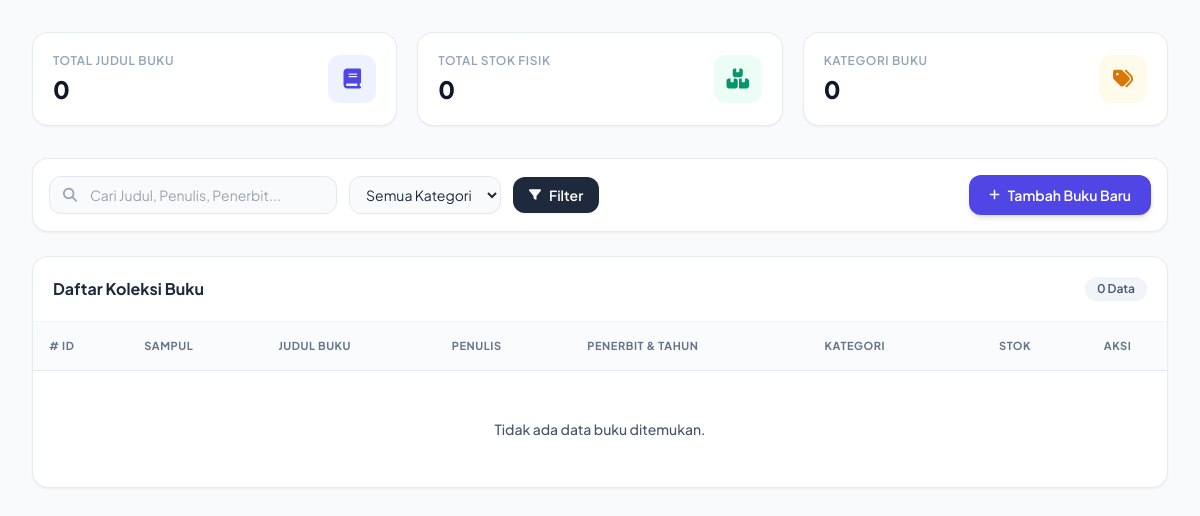
The page /view/view_admin/dashboard_buku.php?kategori=Pendidikan (signed in) on the database as committed earlier.
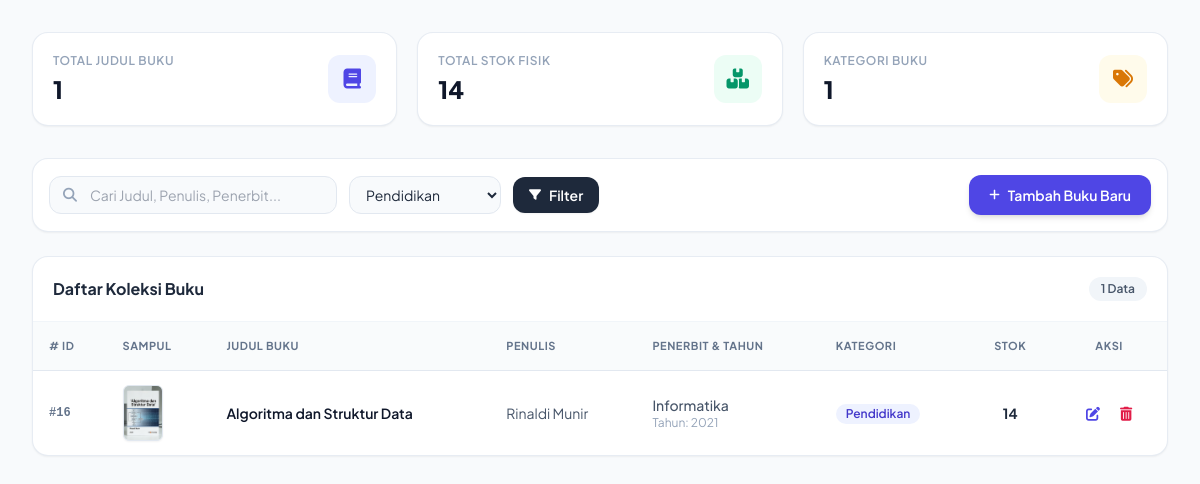
The same page on the database as committed later.
### tables this page shows
CREATE TABLE `buku` (
  `id_buku` int(11) NOT NULL,
  `judul` varchar(150) NOT NULL,
  `penulis` varchar(100) NOT NULL,
  `penerbit` varchar(100) NOT NULL,
  `tahun_terbit` year(4) NOT NULL,
  `kategori` varchar(20) NOT NULL,
  `stok` int(5) NOT NULL,
  `foto` varchar(100) NOT NULL
);

### models/m_koneksi.php (called while the page is built, shortened)
<?php
class Koneksi {
    private $host = "localhost",
            $username = "root",
            $pass = "",
            $db = "perpustakaan";
    function __construct() {
        $this->koneksi = mysqli_connect(
            $this->host,
            $this->username,
            $this->pass,
            $this->db
        );
    }
}

### models/m_buku.php (called while the page is built, shortened)
<?php
include_once 'm_koneksi.php';
class m_buku {
    private $koneksi;
    public function __construct() {
        $db = new koneksi();
        $this->koneksi = $db->koneksi;
    }
    public function tampil_data($search = '', $kategori = '') {
        $where_clauses = [];
        if (!empty($kategori)) {
            $kat_clean = mysqli_real_escape_string($this->koneksi, $kategori);
            $where_clauses[] = "kategori = '$kat_clean'";
        }
        $where_sql = !empty($where_clauses) ? "WHERE " . implode(' AND ', $where_clauses) : "";
        $sql = "SELECT * FROM buku $where_sql ORDER BY id_buku DESC";
        $query = mysqli_query($this->koneksi, $sql);
        $result = [];
        if ($query && mysqli_num_rows($query) > 0) {
            while ($data = mysqli_fetch_assoc($query)) {
                $result[] = $data;
            }
        }
        return $result;
    }
}
?>

### view/view_admin/dashboard_buku.php (the view, shortened to what the changed rows need)
<?php
require_once '../../models/m_buku.php';
$model_buku = new m_buku();
$search = $_GET['search'] ?? '';
$filter_kategori = $_GET['kategori'] ?? '';
$buku_list = $model_buku->tampil_data($search, $filter_kategori);
$total_buku = count($buku_list);
$total_stok = 0;
$kategori_set = [];
foreach ($buku_list as $buku) {
    $total_stok += $buku['stok'];
    $kategori_set[$buku['kategori']] = true;
}
?>
<!DOCTYPE html>
<html lang="id">
<head>
    <script src="https://cdn.tailwindcss.com"></script>
    <link rel="stylesheet" href="https://cdnjs.cloudflare.com/ajax/libs/font-awesome/6.4.0/css/all.min.css">
</head>
<body class="bg-slate-50 text-slate-800 antialiased min-h-screen flex flex-col">
    <main class="flex-1 max-w-7xl w-full mx-auto px-4 sm:px-6 lg:px-8 py-8">
        <div class="grid grid-cols-1 sm:grid-cols-2 lg:grid-cols-3 gap-5 mb-8">
            <div class="bg-white rounded-2xl p-5 border border-slate-200/80 shadow-sm flex items-center justify-between">
                <div>
                    <p class="text-xs font-semibold text-slate-400 uppercase tracking-wider mb-1">Total Judul Buku</p>
                    <h3 class="text-2xl font-extrabold text-slate-900"><?php echo number_format($total_buku); ?></h3>
                </div>
            </div>
            <div class="bg-white rounded-2xl p-5 border border-slate-200/80 shadow-sm flex items-center justify-between">
                <div>
                    <p class="text-xs font-semibold text-slate-400 uppercase tracking-wider mb-1">Total Stok Fisik</p>
                    <h3 class="text-2xl font-extrabold text-slate-900"><?php echo number_format($total_stok); ?></h3>
                </div>
            </div>
            <div class="bg-white rounded-2xl p-5 border border-slate-200/80 shadow-sm flex items-center justify-between">
                <div>
                    <p class="text-xs font-semibold text-slate-400 uppercase tracking-wider mb-1">Kategori Buku</p>
                    <h3 class="text-2xl font-extrabold text-slate-900"><?php echo count($kategori_set); ?></h3>
                </div>
            </div>
        </div>
        <div class="bg-white rounded-2xl border border-slate-200/80 shadow-sm p-4 mb-6">
            <div class="flex flex-col md:flex-row gap-4 items-center justify-between">
                <form method="GET" class="flex flex-wrap items-center gap-3 w-full md:w-auto">
                    <div class="relative flex-1 md:w-72">
                        <i class="fa-solid fa-magnifying-glass absolute left-3.5 top-1/2 -translate-y-1/2 text-slate-400 text-sm"></i>
                        <input type="text" name="search" value="<?php echo htmlspecialchars($search); ?>"
                               placeholder="Cari Judul, Penulis, Penerbit..."
                               class="w-full pl-10 pr-4 py-2 text-sm bg-slate-50 border border-slate-200 rounded-xl focus:bg-white focus:outline-none focus:ring-2 focus:ring-indigo-500 transition">
                    </div>
                    <select name="kategori" class="py-2 px-3 text-sm bg-slate-50 border border-slate-200 rounded-xl focus:bg-white focus:outline-none focus:ring-2 focus:ring-indigo-500 transition">
                        <option value="">Semua Kategori</option>
                        <?php foreach (array_keys($kategori_set) as $kat): ?>
                            <option value="<?php echo htmlspecialchars($kat); ?>" <?php echo $filter_kategori === $kat ? 'selected' : ''; ?>>
                                <?php echo htmlspecialchars($kat); ?>
                            </option>
                        <?php endforeach; ?>
                    </select>
                    <button type="submit" class="px-4 py-2 bg-slate-800 hover:bg-slate-900 text-white text-sm font-semibold rounded-xl transition shadow-sm flex items-center gap-2">
                        <i class="fa-solid fa-filter text-xs"></i> Filter
                    </button>
                </form>
            </div>
        </div>
        <div class="bg-white rounded-2xl border border-slate-200/80 shadow-sm overflow-hidden">
            <div class="p-5 border-b border-slate-100 flex items-center justify-between">
                <h2 class="text-base font-bold text-slate-800">Daftar Koleksi Buku</h2>
                <span class="text-xs font-semibold bg-slate-100 text-slate-600 px-3 py-1 rounded-full">
                    <?php echo count($buku_list); ?> Data
                </span>
            </div>
            <div class="overflow-x-auto">
                <table class="w-full text-left text-sm border-collapse">
                    <thead>
                        <tr class="bg-slate-50/80 text-slate-500 uppercase text-[11px] font-bold tracking-wider border-b border-slate-200">
                            <th class="py-3.5 px-4"># ID</th>
                            <th class="py-3.5 px-4">Sampul</th>
                            <th class="py-3.5 px-4">Judul Buku</th>
                            <th class="py-3.5 px-4">Penulis</th>
                            <th class="py-3.5 px-4">Penerbit & Tahun</th>
                            <th class="py-3.5 px-4">Kategori</th>
                            <th class="py-3.5 px-4 text-center">Stok</th>
                            <th class="py-3.5 px-4 text-center">Aksi</th>
                        </tr>
                    </thead>
                    <tbody class="divide-y divide-slate-100">
                        <?php if (empty($buku_list)): ?>
                            <tr>
                                <td colspan="8" class="text-center py-12 text-slate-400">
                                    <p class="font-medium text-slate-600">Tidak ada data buku ditemukan.</p>
                                </td>
                            </tr>
                        <?php else: ?>
                            <?php foreach ($buku_list as $buku): ?>
                                <tr class="hover:bg-slate-50/70 transition">
                                    <td class="py-3.5 px-4 font-mono text-xs text-slate-500 font-bold">#<?php echo htmlspecialchars($buku['id_buku']); ?></td>
                                    <td class="py-3.5 px-4">
                                        <div class="w-10 h-14 bg-slate-100 rounded-md overflow-hidden border border-slate-200 shadow-sm flex items-center justify-center">
                                            <?php
                                                $foto_val = trim($buku['foto'] ?? '');
                                                $fallback_img = 'https://images.unsplash.com/photo-1543002588-bfa74002ed7e?w=200&auto=format&fit=crop&q=60';
                                                if (empty($foto_val)) {
                                                    $image_src = $fallback_img;
                                                } elseif (filter_var($foto_val, FILTER_VALIDATE_URL)) {
                                                    $image_src = htmlspecialchars($foto_val);
                                                } else {
                                                    $image_src = '../../asset/img/' . htmlspecialchars($foto_val);
                                                }
                                            ?>
                                            <img src="<?php echo $image_src; ?>" class="w-full h-full object-cover" onerror="this.onerror=null; this.src='<?php echo $fallback_img; ?>';">
                                        </div>
                                    </td>
                                    <td class="py-3.5 px-4 font-semibold text-slate-900"><?php echo htmlspecialchars($buku['judul']); ?></td>
                                    <td class="py-3.5 px-4 text-slate-600"><?php echo htmlspecialchars($buku['penulis']); ?></td>
                                    <td class="py-3.5 px-4 text-slate-600">
                                        <div class="font-medium"><?php echo htmlspecialchars($buku['penerbit']); ?></div>
                                        <div class="text-xs text-slate-400">Tahun: <?php echo htmlspecialchars($buku['tahun_terbit']); ?></div>
                                    </td>
                                    <td class="py-3.5 px-4">
                                        <span class="inline-flex items-center px-2.5 py-0.5 rounded-full text-xs font-semibold bg-indigo-50 text-indigo-700">
                                            <?php echo htmlspecialchars($buku['kategori']); ?>
                                        </span>
                                    </td>
                                    <td class="py-3.5 px-4 text-center font-bold"><?php echo (int)$buku['stok']; ?></td>
                                    <td class="py-3.5 px-4 text-center">
                                        <div class="flex items-center justify-center space-x-2">
                                            <a href="edit_buku.php?id=<?php echo $buku['id_buku']; ?>"
                                               class="p-1.5 text-indigo-600 hover:bg-indigo-50 rounded-lg transition"
                                               title="Edit Buku">
                                                <i class="fa-solid fa-pen-to-square"></i>
                                            </a>
                                            <a href="../../controller/c_hapus_buku.php?id=<?php echo $buku['id_buku']; ?>"
                                               onclick="return confirm('Apakah Anda yakin ingin menghapus buku ini?')"
                                               class="p-1.5 text-rose-600 hover:bg-rose-50 rounded-lg transition"
                                               title="Hapus Buku">
                                                <i class="fa-solid fa-trash-can"></i>
                                            </a>
                                        </div>
                                    </td>
                                </tr>
                            <?php endforeach; ?>
                        <?php endif; ?>
                    </tbody>
                </table>
            </div>
        </div>
    </main>
</body>
</html>

Rows that differ between the two databases and show on the page:
added buku: id_buku "16", foto (picture), judul "Algoritma dan Struktur Data", penulis "Rinaldi Munir", penerbit "Informatika", tahun_terbit "2021", kategori "Pendidikan", stok "14"
Other text that changed with them:
$total_buku: "0" → "1"
$total_stok: "0" → "14"
count($kategori_set): "0" → "1"
form field kategori: "Semua Kategori" → "Pendidikan"
count($buku_list): "0" → "1"
text no longer shown: "Tidak ada data buku ditemukan."
